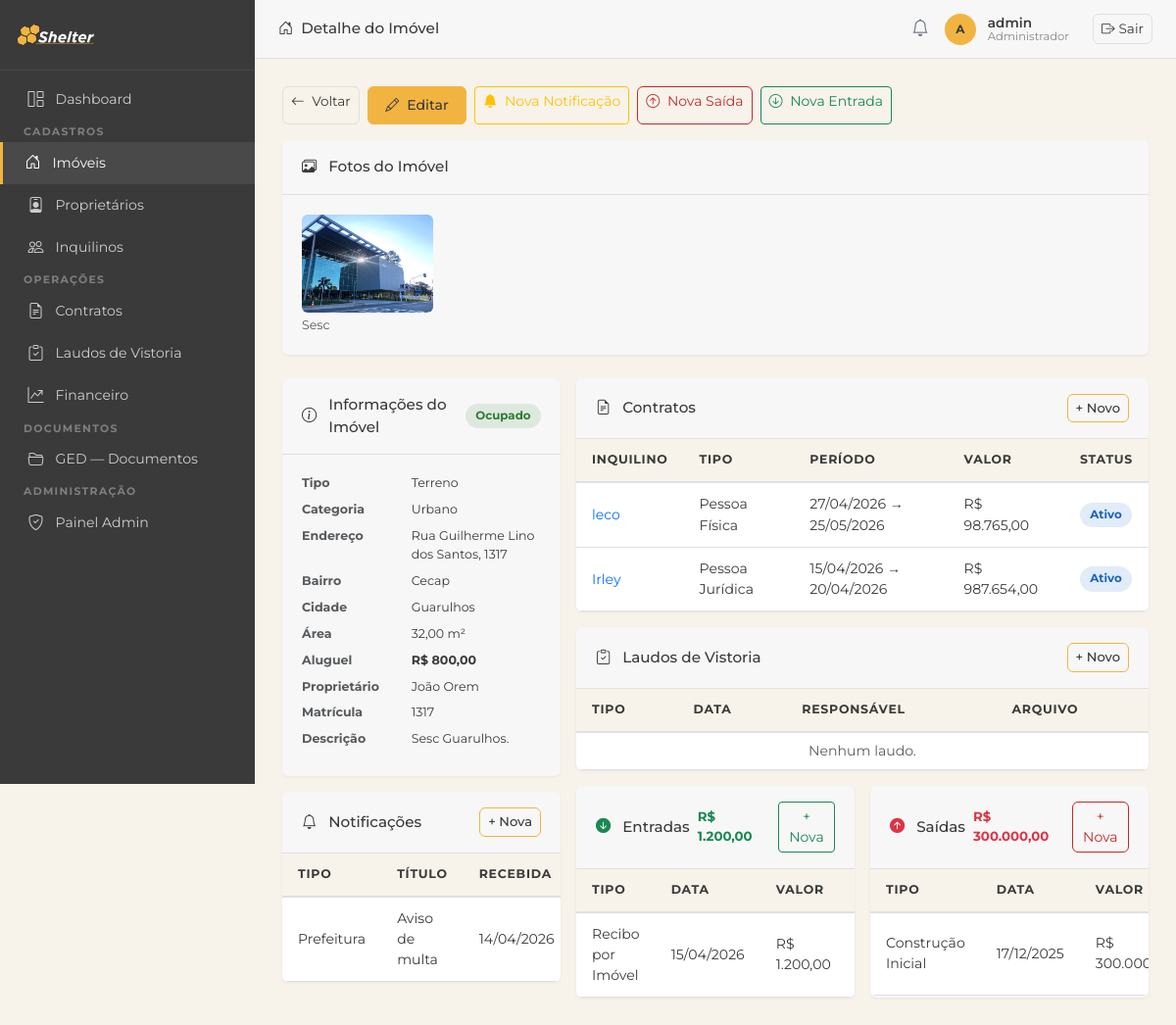
The app's page /imoveis/1/ (signed in), older data.
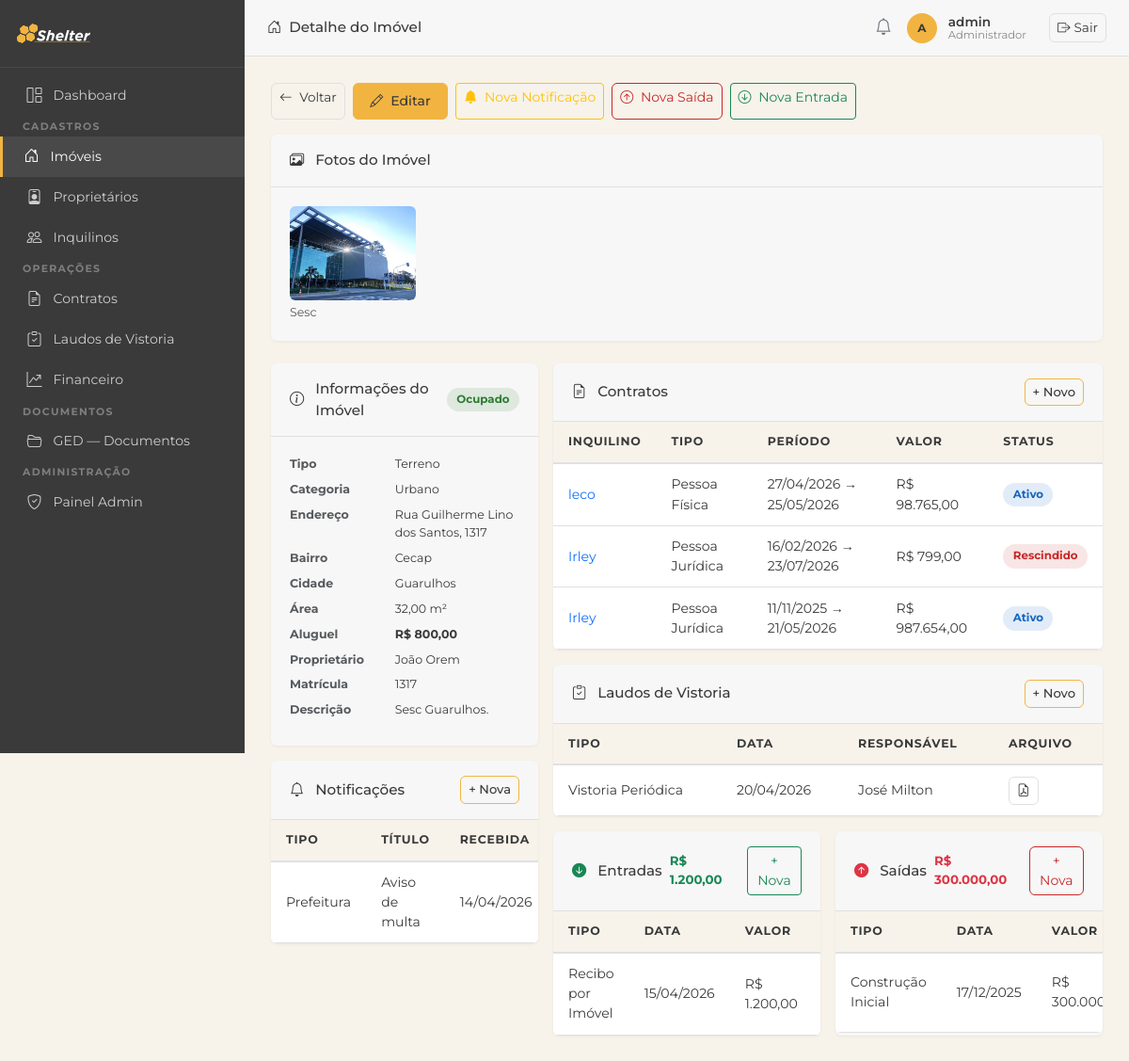
The same page, newer data.
### imoveis/models.py (models this page shows, shortened)
class FotoImovel(models.Model):
    imovel = models.ForeignKey(Imovel, on_delete=models.CASCADE, related_name='fotos')
    imagem = models.ImageField(upload_to='fotos_imoveis/')
    legenda = models.CharField(max_length=200, blank=True)
    criado_em = models.DateTimeField(auto_now_add=True)
    class Meta:
        verbose_name = 'Foto do Imóvel'
        verbose_name_plural = 'Fotos do Imóvel'
        ordering = ['criado_em']

class Notificacao(models.Model):
    TIPO_CHOICES = [
        ('prefeitura', 'Prefeitura'),
        ('receita_federal', 'Receita Federal'),
        ('bombeiros', 'Corpo de Bombeiros'),
        ('outro', 'Outro'),
    ]
    STATUS_CHOICES = [
        ('pendente', 'Pendente'),
        ('respondida', 'Respondida'),
        ('arquivada', 'Arquivada'),
    ]
    imovel = models.ForeignKey(Imovel, on_delete=models.CASCADE, related_name='notificacoes')
    tipo = models.CharField(max_length=20, choices=TIPO_CHOICES)
    titulo = models.CharField(max_length=200, verbose_name='Título')
    data_recebimento = models.DateField(verbose_name='Data de Recebimento')
    data_resposta = models.DateField(null=True, blank=True, verbose_name='Data de Resposta')
    arquivo = models.FileField(upload_to='notificacoes/', blank=True, null=True, verbose_name='Documento')
    observacoes = models.TextField(blank=True, verbose_name='Observações')
    status = models.CharField(max_length=20, choices=STATUS_CHOICES, default='pendente')
    criado_em = models.DateTimeField(auto_now_add=True)
    class Meta:
        verbose_name = 'Notificação'
        verbose_name_plural = 'Notificações'
        ordering = ['-data_recebimento']

class Contrato(models.Model):
    STATUS_CHOICES = [
        ('ativo', 'Ativo'),
        ('encerrado', 'Encerrado'),
        ('rescindido', 'Rescindido'),
    ]
    TIPO_CONTRATO_CHOICES = [
        ('PF', 'Pessoa Física'),
        ('PJ', 'Pessoa Jurídica'),
    ]
    imovel = models.ForeignKey(Imovel, on_delete=models.PROTECT, related_name='contratos')
    inquilino = models.ForeignKey(Inquilino, on_delete=models.PROTECT, related_name='contratos')
    tipo_contrato = models.CharField(max_length=2, choices=TIPO_CONTRATO_CHOICES, default='PF',
                                     verbose_name='Tipo de Contrato')
    status = models.CharField(max_length=20, choices=STATUS_CHOICES, default='ativo')
    data_inicio = models.DateField(verbose_name='Data de Início')
    data_fim = models.DateField(verbose_name='Data de Término')
    valor_mensal = models.DecimalField(max_digits=10, decimal_places=2, verbose_name='Valor Mensal')
    dia_vencimento = models.PositiveSmallIntegerField(default=10, verbose_name='Dia de Vencimento')
    arquivo = models.FileField(upload_to='contratos/', blank=True, null=True, verbose_name='Arquivo do Contrato')
    comprovante_renda = models.FileField(upload_to='comprovantes_renda/', blank=True, null=True,
                                         verbose_name='Comprovante de Renda (PF)')
    contrato_social = models.FileField(upload_to='contratos_sociais/', blank=True, null=True,
                                       verbose_name='Contrato Social (PJ)')
    recibo_chaves = models.FileField(upload_to='contratos/recibo_chaves/', blank=True, null=True,
                                     verbose_name='Recibo de Entrega de Chaves')
    comprovante_anual = models.FileField(upload_to='contratos/comprovante_anual/', blank=True, null=True,
                                         verbose_name='Comprovante Anual de Pagamento')
    observacoes = models.TextField(blank=True, verbose_name='Observações')
    criado_em = models.DateTimeField(auto_now_add=True)
    class Meta:
        verbose_name = 'Contrato'
        verbose_name_plural = 'Contratos'
        ordering = ['-data_inicio']

class Inquilino(models.Model):
    nome = models.CharField(max_length=200)
    cpf = models.CharField(max_length=14, unique=True, verbose_name='CPF')
    cnpj = models.CharField(max_length=18, blank=True, verbose_name='CNPJ')
    email = models.EmailField(blank=True)
    telefone = models.CharField(max_length=20, blank=True)
    rg = models.CharField(max_length=20, blank=True, verbose_name='RG')
    qualificacao = models.CharField(max_length=300, blank=True, verbose_name='Qualificação',
                                    help_text='Estado civil, profissão, nacionalidade')
    profissao = models.CharField(max_length=100, blank=True, verbose_name='Profissão')
    renda_mensal = models.DecimalField(max_digits=10, decimal_places=2, null=True, blank=True)
    criado_em = models.DateTimeField(auto_now_add=True)
    class Meta:
        verbose_name = 'Inquilino'
        verbose_name_plural = 'Inquilinos'
        ordering = ['nome']

class Entrada(models.Model):
    TIPO_CHOICES = [
        ('recibo_imovel', 'Recibo por Imóvel'),
        ('recibo_periodo', 'Recibo por Período'),
        ('previsao_mes', 'Previsão de Recebíveis (Mês)'),
        ('previsao_ano', 'Previsão de Recebíveis (Ano)'),
    ]
    imovel = models.ForeignKey(Imovel, on_delete=models.CASCADE, related_name='entradas')
    tipo = models.CharField(max_length=20, choices=TIPO_CHOICES)
    descricao = models.CharField(max_length=300, blank=True, verbose_name='Descrição')
    valor = models.DecimalField(max_digits=10, decimal_places=2)
    data = models.DateField()
    comprovante = models.FileField(upload_to='entradas/', blank=True, null=True)
    observacoes = models.TextField(blank=True, verbose_name='Observações')
    criado_em = models.DateTimeField(auto_now_add=True)
    class Meta:
        verbose_name = 'Entrada'
        verbose_name_plural = 'Entradas'
        ordering = ['-data']

class Saida(models.Model):
    TIPO_CHOICES = [
        ('tributos', 'Pagamento de Tributos (IPTU/ITR)'),
        ('reforma', 'Reforma/Adequação'),
        ('construcao_inicial', 'Construção Inicial'),
        ('consumos', 'Consumos (água/energia/condom.)'),
        ('despesas_juridicas', 'Despesas Jurídicas'),
        ('previsao_despesas', 'Previsão de Despesas'),
    ]
    PAGO_POR_CHOICES = [
        ('inquilino', 'Inquilino'),
        ('administradora', 'Administradora'),
    ]
    imovel = models.ForeignKey(Imovel, on_delete=models.CASCADE, related_name='saidas')
    tipo = models.CharField(max_length=30, choices=TIPO_CHOICES)
    descricao = models.CharField(max_length=300, blank=True, verbose_name='Descrição')
    valor = models.DecimalField(max_digits=10, decimal_places=2)
    data = models.DateField()
    pago_por = models.CharField(max_length=15, choices=PAGO_POR_CHOICES, verbose_name='Pago Por')
    comprovante = models.FileField(upload_to='saidas/', blank=True, null=True)
    observacoes = models.TextField(blank=True, verbose_name='Observações')
    criado_em = models.DateTimeField(auto_now_add=True)
    class Meta:
        verbose_name = 'Saída'
        verbose_name_plural = 'Saídas'
        ordering = ['-data']

class LaudoVistoria(models.Model):
    TIPO_CHOICES = [
        ('entrada', 'Vistoria de Entrada'),
        ('saida', 'Vistoria de Saída'),
        ('periodica', 'Vistoria Periódica'),
    ]
    imovel = models.ForeignKey(Imovel, on_delete=models.CASCADE, related_name='laudos')
    contrato = models.ForeignKey(Contrato, on_delete=models.SET_NULL, null=True, blank=True, related_name='laudos')
    tipo = models.CharField(max_length=20, choices=TIPO_CHOICES)
    data = models.DateField()
    responsavel = models.CharField(max_length=200, verbose_name='Responsável pela Vistoria')
    observacoes = models.TextField(blank=True, verbose_name='Observações')
    arquivo = models.FileField(upload_to='laudos/', blank=True, null=True, verbose_name='Laudo em PDF')
    criado_em = models.DateTimeField(auto_now_add=True)
    class Meta:
        verbose_name = 'Laudo de Vistoria'
        verbose_name_plural = 'Laudos de Vistoria'
        ordering = ['-data']

### imoveis/views.py (the view)
# urls.py: path('imoveis/<int:pk>/', views.imovel_detail, name='imovel_detail'),
@login_required
def imovel_detail(request, pk):
    imovel = get_object_or_404(Imovel, pk=pk)
    contratos = imovel.contratos.select_related('inquilino').order_by('-data_inicio')
    laudos = imovel.laudos.order_by('-data')
    fotos = imovel.fotos.all()
    notificacoes = imovel.notificacoes.order_by('-data_recebimento')
    saidas = imovel.saidas.order_by('-data')
    entradas = imovel.entradas.order_by('-data')
    total_saidas = saidas.aggregate(t=Sum('valor'))['t'] or 0
    total_entradas = entradas.aggregate(t=Sum('valor'))['t'] or 0
    return render(request, 'imoveis/imovel_detail.html', {
        'imovel': imovel,
        'contratos': contratos,
        'laudos': laudos,
        'fotos': fotos,
        'notificacoes': notificacoes,
        'saidas': saidas,
        'entradas': entradas,
        'total_saidas': total_saidas,
        'total_entradas': total_entradas,
    })

### imoveis/models.py (called while the page is built)
    def __str__(self):
        return f'{self.get_tipo_display()} — {self.endereco}'

### imoveis/templatetags/imoveis_tags.py (called while the page is built)
@register.filter
def brl(value):
    try:
        value = float(value)
    except (TypeError, ValueError):
        return value
    formatted = f"{value:,.2f}"          # 1,500.00  (locale inglês)
    formatted = formatted.replace(",", "X").replace(".", ",").replace("X", ".")
    return formatted

### templates/imoveis/imovel_detail.html (shortened to what the changed rows need)
{% extends 'base.html' %}
{% load imoveis_tags %}
{% block content %}
{% if fotos %}
<div class="section-card mb-4">
  <div class="section-card-body">
    <div class="row g-2">
      {% for foto in fotos %}
      <div class="col-6 col-md-3 col-lg-2">
        <a href="{{ foto.imagem.url }}" target="_blank">
          <img src="{{ foto.imagem.url }}" class="img-fluid rounded" alt="{{ foto.legenda|default:'' }}"
               style="height:100px; width:100%; object-fit:cover;">
        </a>
        {% if foto.legenda %}<p class="text-muted small mt-1 mb-0">{{ foto.legenda }}</p>{% endif %}
      </div>
      {% endfor %}
    </div>
  </div>
</div>
{% endif %}
<div class="row g-3">
  <div class="col-lg-4">
    <div class="section-card mb-3">
      <div class="table-responsive">
        <table class="table mb-0 small">
          <thead>
            <tr><th>Tipo</th><th>Título</th><th>Recebida</th><th>Status</th><th></th></tr>
          </thead>
          <tbody>
            {% for n in notificacoes %}
            <tr>
              <td>{{ n.get_tipo_display }}</td>
              <td>{{ n.titulo|truncatechars:25 }}</td>
              <td>{{ n.data_recebimento|date:"d/m/Y" }}</td>
            </tr>
            {% empty %}
            <tr><td colspan="5" class="text-center text-muted py-2">Nenhuma notificação.</td></tr>
            {% endfor %}
          </tbody>
        </table>
      </div>
    </div>
  </div>
  <div class="col-lg-8">
    <div class="section-card mb-3">
      <div class="table-responsive">
        <table class="table mb-0 small">
          <thead>
            <tr><th>Inquilino</th><th>Tipo</th><th>Período</th><th>Valor</th><th>Status</th></tr>
          </thead>
          <tbody>
            {% for c in contratos %}
            <tr>
              <td><a href="{% url 'contrato_detail' c.pk %}">{{ c.inquilino.nome }}</a></td>
              <td>{{ c.get_tipo_contrato_display }}</td>
              <td>{{ c.data_inicio|date:"d/m/Y" }} → {{ c.data_fim|date:"d/m/Y" }}</td>
              <td>R$ {{ c.valor_mensal|brl }}</td>
              <td><span class="status-badge badge-{{ c.status }}">{{ c.get_status_display }}</span></td>
            </tr>
            {% empty %}
            <tr><td colspan="5" class="text-center text-muted py-2">Nenhum contrato.</td></tr>
            {% endfor %}
          </tbody>
        </table>
      </div>
    </div>
    <div class="section-card mb-3">
      <div class="table-responsive">
        <table class="table mb-0 small">
          <thead>
            <tr><th>Tipo</th><th>Data</th><th>Responsável</th><th>Arquivo</th></tr>
          </thead>
          <tbody>
            {% for l in laudos %}
            <tr>
              <td>{{ l.get_tipo_display }}</td>
              <td>{{ l.data|date:"d/m/Y" }}</td>
              <td>{{ l.responsavel }}</td>
              <td>
                {% if l.arquivo %}
                <a href="{{ l.arquivo.url }}" target="_blank" class="btn btn-sm btn-outline-secondary">
                  <i class="bi bi-file-earmark-pdf"></i>
                </a>
                {% else %}—{% endif %}
              </td>
            </tr>
            {% empty %}
            <tr><td colspan="4" class="text-center text-muted py-2">Nenhum laudo.</td></tr>
            {% endfor %}
          </tbody>
        </table>
      </div>
    </div>
    <div class="row g-3">
      <div class="col-md-6">
        <div class="section-card h-100">
          <div class="table-responsive">
            <table class="table mb-0 small">
              <thead>
                <tr><th>Tipo</th><th>Data</th><th>Valor</th><th></th></tr>
              </thead>
              <tbody>
                {% for e in entradas %}
                <tr>
                  <td>{{ e.get_tipo_display }}</td>
                  <td>{{ e.data|date:"d/m/Y" }}</td>
                  <td>R$ {{ e.valor|brl }}</td>
                  <td class="text-end">
                  </td>
                </tr>
                {% empty %}
                <tr><td colspan="4" class="text-center text-muted py-2">Nenhuma entrada.</td></tr>
                {% endfor %}
              </tbody>
            </table>
          </div>
        </div>
      </div>
      <div class="col-md-6">
        <div class="section-card h-100">
          <div class="table-responsive">
            <table class="table mb-0 small">
              <thead>
                <tr><th>Tipo</th><th>Data</th><th>Valor</th><th>Pago por</th><th></th></tr>
              </thead>
              <tbody>
                {% for s in saidas %}
                <tr>
                  <td>{{ s.get_tipo_display }}</td>
                  <td>{{ s.data|date:"d/m/Y" }}</td>
                  <td>R$ {{ s.valor|brl }}</td>
                </tr>
                {% empty %}
                <tr><td colspan="5" class="text-center text-muted py-2">Nenhuma saída.</td></tr>
                {% endfor %}
              </tbody>
            </table>
          </div>
        </div>
      </div>
    </div>
  </div>
</div>
{% endblock %}

Row changes from the older to the newer data that the page shows:
added Contrato: inquilino.nome "Irley", tipo_contrato "Pessoa Jurídica", data_inicio "16/02/2026", data_fim "23/07/2026", valor_mensal|brl "799,00", status "Rescindido"
changed Contrato (number 3 of 3 on the later page): data_inicio "15/04/2026" → "11/11/2025"; data_fim "20/04/2026" → "21/05/2026"
added LaudoVistoria: tipo "Vistoria Periódica", data "20/04/2026", responsavel "José Milton"
Text that changed along with them:
text no longer shown: "Nenhum laudo."
